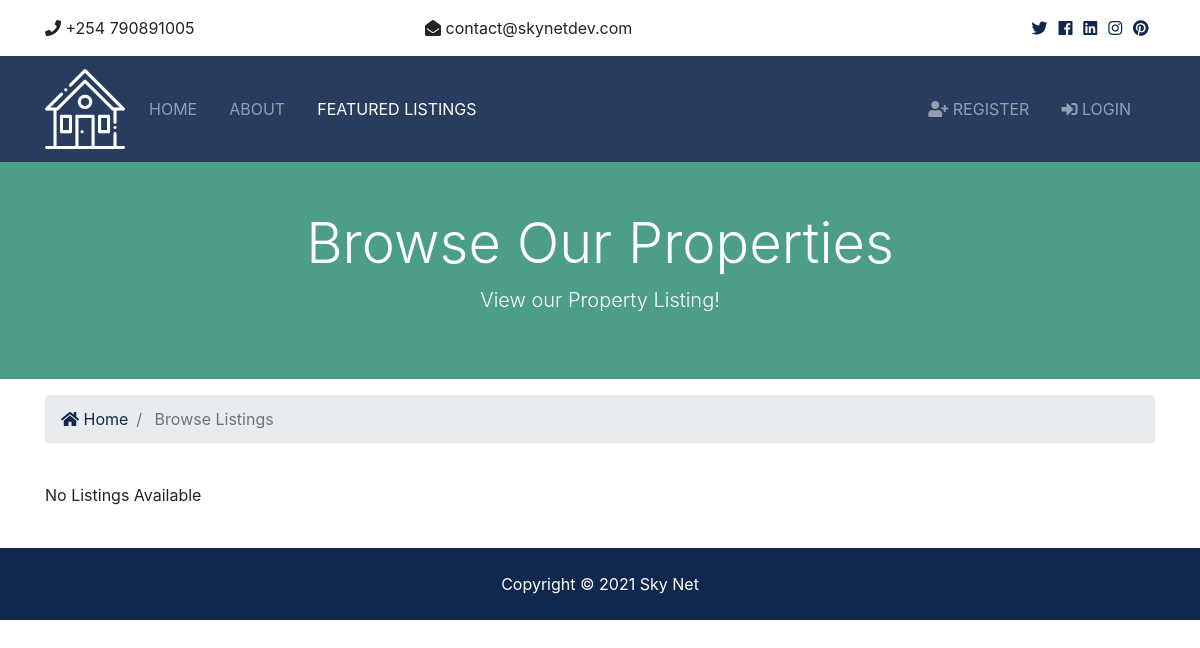
The page /listings/ on the database as committed earlier.
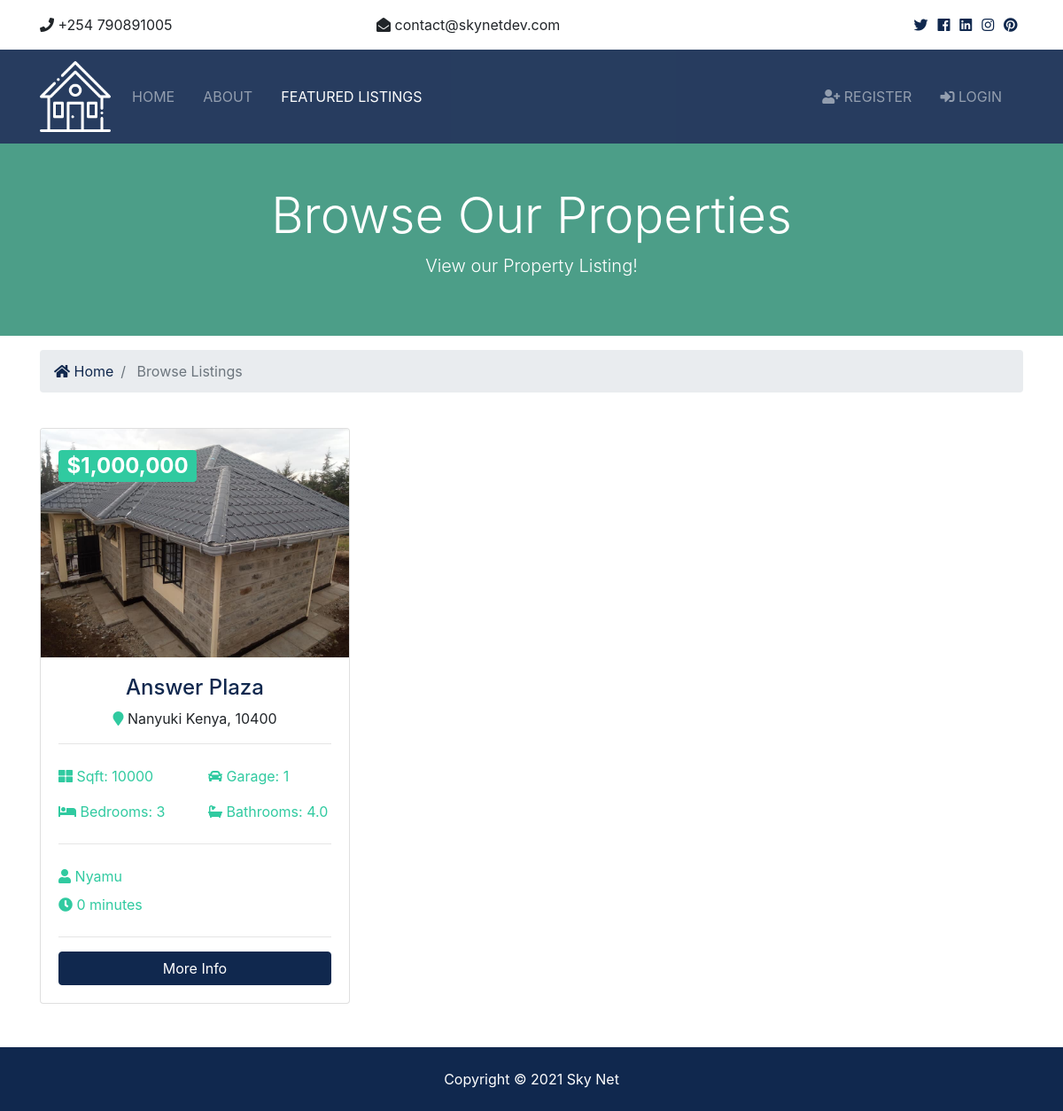
The same page on the database as committed later.
### listings/models.py (models this page shows, shortened)
class Listing(models.Model):
  realtor = models.ForeignKey(Realtor, on_delete=models.DO_NOTHING)
  title = models.CharField(max_length=200)
  address = models.CharField(max_length=200)
  city = models.CharField(max_length=100)
  state = models.CharField(max_length=100)
  zipcode = models.CharField(max_length=20)
  description = models.TextField(blank=True)
  price = models.IntegerField()
  bedrooms = models.IntegerField()
  bathrooms = models.DecimalField(max_digits=2, decimal_places=1)
  garage = models.IntegerField(default=0)
  sqft = models.IntegerField()
  lot_size = models.DecimalField(max_digits=5, decimal_places=1)
  photo_main = models.ImageField(upload_to='photos/%Y/%m/%d/')
  photo_1 = models.ImageField(upload_to='photos/%Y/%m/%d/', blank=True)
  photo_2 = models.ImageField(upload_to='photos/%Y/%m/%d/', blank=True)
  photo_3 = models.ImageField(upload_to='photos/%Y/%m/%d/', blank=True)
  photo_4 = models.ImageField(upload_to='photos/%Y/%m/%d/', blank=True)
  photo_5 = models.ImageField(upload_to='photos/%Y/%m/%d/', blank=True)
  photo_6 = models.ImageField(upload_to='photos/%Y/%m/%d/', blank=True)
  is_published = models.BooleanField(default=True)
  list_date = models.DateTimeField(default=datetime.now, blank=True)

### realtors/models.py (models this page shows)
class Realtor(models.Model):
  name = models.CharField(max_length=200)
  photo = models.ImageField(upload_to='photos/%Y/%m/%d/')
  description = models.TextField(blank=True)
  phone = models.CharField(max_length=20)
  email = models.CharField(max_length=50)
  is_mvp = models.BooleanField(default=False)
  hire_date = models.DateTimeField(default=datetime.now, blank=True)
  def __str__(self):
    return self.name

### listings/views.py (the view)
# urls.py: path('', views.index, name='listings'),
def index(request):
  listings = Listing.objects.order_by('-list_date').filter(is_published=True)
  paginator = Paginator(listings, 6)
  page = request.GET.get('page')
  paged_listings = paginator.get_page(page)
  context = {
    'listings': paged_listings
  }
  return render(request, 'listings/listings.html', context)

### templates/listings/listings.html (shortened to what this page needs)
{% extends 'base.html' %}
{% load humanize %}
{% block content %}
<section id="showcase-inner" class="py-5 text-white">
    <div class="container">
      <div class="row text-center">
        <div class="col-md-12">
          <h1 class="display-4">Browse Our Properties</h1>
          <p class="lead">View our Property Listing!</p>
        </div>
      </div>
    </div>
  </section>
  <section id="bc" class="mt-3">
    <div class="container">
      <nav aria-label="breadcrumb">
        <ol class="breadcrumb">
          <li class="breadcrumb-item">
            <a href="{% url 'index' %}">
              <i class="fas fa-home"></i> Home</a>
          </li>
          <li class="breadcrumb-item active"> Browse Listings</li>
        </ol>
      </nav>
    </div>
  </section>
  <section id="listings" class="py-4">
    <div class="container">
      <div class="row">
        {% if listings %}
          {% for listing in listings %}
          <div class="col-md-6 col-lg-4 mb-4">
              <div class="card listing-preview">
                <img class="card-img-top" src="{{ listing.photo_main.url }}" alt="">
                <div class="card-img-overlay">
                  <h2>
                    <span class="badge badge-secondary text-white">${{ listing.price | intcomma }}</span>
                  </h2>
                </div>
                <div class="card-body">
                  <div class="listing-heading text-center">
                    <h4 class="text-primary">{{ listing.title }}</h4>
                    <p>
                      <i class="fas fa-map-marker text-secondary"></i> {{ listing.city }} {{ listing.state }}, {{ listing.zipcode }}</p>
                  </div>
                  <hr>
                  <div class="row py-2 text-secondary">
                    <div class="col-6">
                      <i class="fas fa-th-large"></i> Sqft: {{ listing.sqft }}</div>
                    <div class="col-6">
                      <i class="fas fa-car"></i> Garage: {{ listing.garage }}</div>
                  </div>
                  <div class="row py-2 text-secondary">
                    <div class="col-6">
                      <i class="fas fa-bed"></i> Bedrooms: {{ listing.bedrooms }}</div>
                    <div class="col-6">
                      <i class="fas fa-bath"></i> Bathrooms: {{ listing.bathrooms }}</div>
                  </div>
                  <hr>
                  <div class="row py-2 text-secondary">
                    <div class="col-12">
                      <i class="fas fa-user"></i> {{ listing.realtor }}</div>
                  </div>
                  <div class="row text-secondary pb-2">
                    <div class="col-6">
                      <i class="fas fa-clock"></i> {{ listing.list_date | timesince }}</div>
                  </div>
                  <hr>
                  <a href="{% url 'listing' listing.id %}" class="btn btn-primary btn-block">More Info</a>
                </div>
              </div>
            </div>
          {% endfor %}
        {% else %}
          <div class="col-md-12">
            <p>No Listings Available</p>
          </div>
        {% endif %}
      </div>
      <div class="row">
        <div class="col-md-12">
        </div>
      </div>
    </div>
  </section>
{% endblock %}

### templates/base.html (shortened to what this page needs)
{% load static %}
<!DOCTYPE html>
<html lang="en">
<head>
  <link rel="stylesheet" href="{% static 'css/all.css' %}">
  <link rel="stylesheet" href="{% static 'css/bootstrap.css' %}">
  <link rel="stylesheet" href="{% static 'css/style.css' %}">
  <link rel="stylesheet" href="{% static 'css/lightbox.min.css' %}">
</head>
<body>
  {% include 'partials/_topbar.html' %}
  {% include 'partials/_navbar.html' %}
  {% block content %} {% endblock %}
  {% include 'partials/_footer.html' %}
</body>
</html>

### templates/partials/_topbar.html
  <section id="top-bar" class="p-3">
    <div class="container">
      <div class="row">
        <div class="col-md-4">
          <i class="fas fa-phone"></i> +254 790891005
        </div>
        <div class="col-md-4">
          <i class="fas fa-envelope-open"></i> contact@skynetdev.com
        </div>
        <div class="col-md-4">
          <div class="social text-right">
            <a href="#">
              <i class="fab fa-twitter"></i>
            </a>
            <a href="#">
              <i class="fab fa-facebook"></i>
            </a>
            <a href="#">
              <i class="fab fa-linkedin"></i>
            </a>
            <a href="#">
              <i class="fab fa-instagram"></i>
            </a>
            <a href="#">
              <i class="fab fa-pinterest"></i>
            </a>
          </div>
        </div>
      </div>
    </div>
  </section>

### templates/partials/_navbar.html (shortened to what this page needs)
{% load static %}
<nav class="navbar navbar-expand-lg navbar-dark bg-primary sticky-top">
    <div class="container">
      <a class="navbar-brand" href="{% url 'index' %}">
        <img src="{% static 'img/logo.png' %}" class="logo" alt="">
      </a>
      <div class="collapse navbar-collapse" id="navbarNavAltMarkup">
        <ul class="navbar-nav">
          <li
            {% if '/' == request.path %}
              class="nav-item active mr-3"
            {% else %}
              class="nav-item mr-3"
            {% endif %}
          >
            <a class="nav-link" href="{% url 'index' %}">Home</a>
          </li>
          <li
            {% if 'about' in request.path %}
              class="nav-item active mr-3"
            {% else %}
              class="nav-item mr-3"
            {% endif %}
          >
            <a class="nav-link" href="{% url 'about' %}">About</a>
          </li>
          <li
            {% if 'listings' in request.path %}
              class="nav-item active mr-3"
            {% else %}
              class="nav-item mr-3"
            {% endif %}
          >
            <a class="nav-link" href="{% url 'listings' %}">Featured Listings</a>
          </li>
        </ul>
        <ul class="navbar-nav ml-auto">
          {% if user.is_authenticated %}
            <li
            {% if 'dashboard' in request.path %}
              class="nav-item active mr-3"
            {% else %}
              class="nav-item mr-3"
            {% endif %}
            >
              <a class="nav-link" href="{% url 'dashboard' %}">
               Welcome {{ user.username }} (Dashboard)</a>
            </li>
            <li class="nav-item mr-3">
              <a href="javascript:{document.getElementById('logout').submit()}" class="nav-link">
                <i class="fas fa-sign-out-alt"></i> Logout
              </a>
              <form action="{% url 'logout' %}" method="POST" id="logout">
                {% csrf_token %}
                <input type="hidden">
              </form>
            </li>
          {% else %}
            <li
            {% if 'register' in request.path %}
              class="nav-item active mr-3"
            {% else %}
              class="nav-item mr-3"
            {% endif %}
            >
              <a class="nav-link" href="{% url 'register' %}">
                <i class="fas fa-user-plus"></i> Register</a>
            </li>
            <li
            {% if 'login' in request.path %}
              class="nav-item active mr-3"
            {% else %}
              class="nav-item mr-3"
            {% endif %}
            >
              <a class="nav-link" href="{% url 'login' %}">
                <i class="fas fa-sign-in-alt"></i>
                Login</a>
            </li>
          {% endif %}
        </ul>
      </div>
    </div>
  </nav>

### templates/partials/_footer.html
  <footer id="main-footer" class="py-4 bg-primary text-white text-center">
    Copyright &copy;
    <span class="year"></span>  Sky Net
  </footer>

### realestate/static/css/all.css (style rules this page uses)
.fa, .fas, .far, .fal, .fab { -moz-osx-font-smoothing: grayscale; -webkit-font-smoothing: antialiased; display: inline-block; font-style: normal; font-variant: normal; text-rendering: auto; line-height: 1; }
.fa-bath:before { content: "\f2cd"; }
.fa-bed:before { content: "\f236"; }
.fa-car:before { content: "\f1b9"; }
.fa-clock:before { content: "\f017"; }
.fa-envelope-open:before { content: "\f2b6"; }
.fa-facebook:before { content: "\f09a"; }
.fa-home:before { content: "\f015"; }
.fa-instagram:before { content: "\f16d"; }
.fa-linkedin:before { content: "\f08c"; }
.fa-map-marker:before { content: "\f041"; }
.fa-phone:before { content: "\f095"; }
.fa-pinterest:before { content: "\f0d2"; }
.fa-sign-in-alt:before { content: "\f2f6"; }
.fa-th-large:before { content: "\f009"; }
.fa-twitter:before { content: "\f099"; }
.fa-user:before { content: "\f007"; }
.fa-user-plus:before { content: "\f234"; }
.fab { font-family: 'Font Awesome 5 Brands'; }
.fa, .fas { font-family: 'Font Awesome 5 Free'; font-weight: 900; }

### realestate/static/css/style.css (style rules this page uses)
img { width: 100%; }
.logo { width: 80px; }
.navbar { opacity: 0.9; text-transform: uppercase; }
.social a { margin-right: 0.4rem; }
#showcase-inner { background: url(../img/building.jpg) no-repeat top center fixed/cover; position: relative; overflow: hidden; min-height: 200px; }
#showcase-inner::before { content: ''; position: absolute; top: 0; left: 0; min-height: 100%; width: 100%; background: rgba(32, 134, 107, 0.8); }
.listing-preview a { position: relative; }

Rows that differ between the two databases and show on the page:
added Listing: photo_main (picture), price "1,000,000", title "Answer Plaza", city "Nanyuki", state "Kenya", zipcode "10400", sqft "10000", garage "1", bedrooms "3", bathrooms "4.0", realtor "Nyamu", list_date "0 minutes"
Other text that changed with them:
text no longer shown: "No Listings Available"
